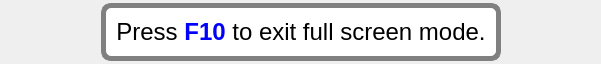
<?xml version="1.0" encoding="UTF-8"?>
<ui version="4.0">
 <class>GraphicsShadowFSNotice</class>
 <widget class="QWidget" name="GraphicsShadowFSNotice">
  <property name="geometry">
   <rect>
    <x>0</x>
    <y>0</y>
    <width>601</width>
    <height>64</height>
   </rect>
  </property>
  <property name="windowTitle">
   <string>Shadow View</string>
  </property>
  <layout class="QHBoxLayout" name="horizontalLayout">
   <property name="spacing">
    <number>3</number>
   </property>
   <property name="margin">
    <number>3</number>
   </property>
   <item>
    <spacer name="horizontalSpacer">
     <property name="orientation">
      <enum>Qt::Horizontal</enum>
     </property>
     <property name="sizeHint" stdset="0">
      <size>
       <width>40</width>
       <height>20</height>
      </size>
     </property>
    </spacer>
   </item>
   <item>
    <widget class="QLabel" name="label">
     <property name="styleSheet">
      <string notr="true">QWidget {     
     border-style: solid;
     border-width: 5px;
     border-color: gray;
     border-radius: 10px;
	  padding: 10px;
     background-color: white;
     color: black;
}</string>
     </property>
     <property name="text">
      <string>&lt;html&gt;&lt;head/&gt;&lt;body&gt;&lt;p&gt;&lt;span style=&quot; font-size:18pt;&quot;&gt;Press &lt;/span&gt;&lt;span style=&quot; font-size:18pt; font-weight:600; color:#0000ff;&quot;&gt;F10&lt;/span&gt;&lt;span style=&quot; font-size:18pt;&quot;&gt; to exit full screen mode.&lt;/span&gt;&lt;/p&gt;&lt;/body&gt;&lt;/html&gt;</string>
     </property>
     <property name="alignment">
      <set>Qt::AlignCenter</set>
     </property>
    </widget>
   </item>
   <item>
    <spacer name="horizontalSpacer_2">
     <property name="orientation">
      <enum>Qt::Horizontal</enum>
     </property>
     <property name="sizeHint" stdset="0">
      <size>
       <width>40</width>
       <height>20</height>
      </size>
     </property>
    </spacer>
   </item>
  </layout>
 </widget>
 <resources/>
 <connections/>
</ui>
